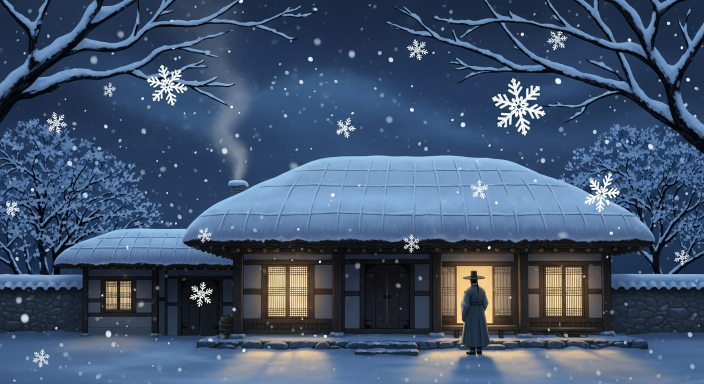
#> input picture image_env_diag_dev/smoke_20260224_162547.jpg, 1408 x 768 px (shown at 1/2 size)
$ python -i story16_watermark_manual_coords_apply.py   (imports and definitions only)
#> lines starting #> are read from the running program, lines starting #| are printed output that depends on the picture
#> further down, picture is the input picture: shape (768, 1408, 3); mean B, G, R 110.1, 84.3, 66
#!/usr/bin/env python3
from __future__ import annotations

import argparse
import json
from dataclasses import asdict, dataclass
from pathlib import Path

import cv2
import numpy as np


@dataclass
class CoordRow:
    file: str
    w: int
    h: int
    cx: int
    cy: int
    score_template: float
    score_peak: float
    method: str


# [36 lines left out: functions synth_star_template, detect_by_template, not called in this run]


def detect_by_peak(img: np.ndarray) -> tuple[int, int, float]:
    h, w = img.shape[:2]
#> h = 768; w = 1408
    x0, y0 = int(w * 0.82), int(h * 0.80)
#> x0 = 1154; y0 = 614
    roi = img[y0:h, x0:w]
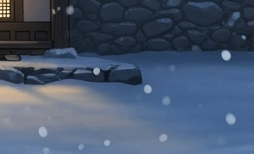
#> roi: shape (154, 254, 3); mean B, G, R 109.8, 86.8, 71.4

    hsv = cv2.cvtColor(roi, cv2.COLOR_BGR2HSV)
#> hsv: shape (154, 254, 3); mean H, S, V 102.1, 97.9, 111.2
    gray = cv2.cvtColor(roi, cv2.COLOR_BGR2GRAY).astype(np.float32)
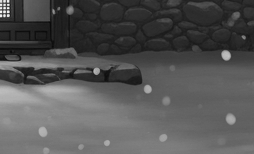
#> gray: shape (154, 254) float32; min 9, max 246, mean 84.8
    wh = (hsv[:, :, 2].astype(np.float32) / 255.0) * (1.0 - hsv[:, :, 1].astype(np.float32) / 255.0)
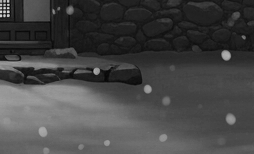
#> wh: shape (154, 254) float32; min 0.0276, max 0.851, mean 0.274
    hp = np.clip(gray - cv2.GaussianBlur(gray, (0, 0), 1.9), 0, None) / 255.0
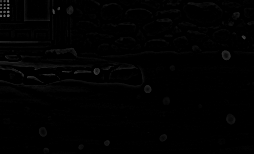
#> hp: shape (154, 254) float32; min 0, max 0.484, mean 0.00772
    score = wh * 0.95 + hp * 1.05
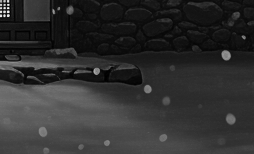
#> score: shape (154, 254) float32; min 0.0262, max 1.32, mean 0.269; drawn with min black and max white

    yy, xx = np.mgrid[0 : score.shape[0], 0 : score.shape[1]]
    py = yy / max(1, score.shape[0] - 1)
    px = xx / max(1, score.shape[1] - 1)
    score = score * (0.68 + 0.55 * py) + px * 0.03
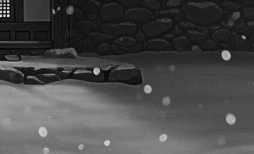
#> score: shape (154, 254) float64; min 0.0276, max 0.934, mean 0.287

    iy, ix = np.unravel_index(np.argmax(score), score.shape)
#> iy = 8; ix = 8
    return int(x0 + ix), int(y0 + iy), float(score[iy, ix])


# [103 lines left out: functions choose_coord, star_mask, remove_with_coord, main, not called in this run]


# [2 lines not run here, left out]

>>> import cv2
>>> picture = cv2.imread('../image_env_diag_dev/smoke_20260224_162547.jpg')
>>> result = detect_by_peak(picture)
#> result = (1162, 622, 0.934)
